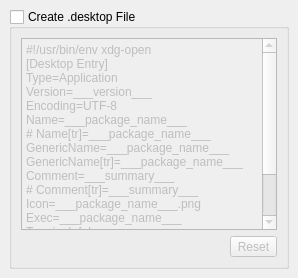
  <widget class="QDockWidget" name="dw_desktop">
   <property name="windowTitle">
    <string>Desktop File</string>
   </property>
   <attribute name="dockWidgetArea">
    <number>2</number>
   </attribute>
   <widget class="QWidget" name="dockWidgetContents_3">
    <layout class="QGridLayout" name="gridLayout_7">
     <item row="0" column="0">
      <widget class="QGroupBox" name="gb_create_desktop">
       <property name="title">
        <string>Create .desktop File</string>
       </property>
       <property name="checkable">
        <bool>true</bool>
       </property>
       <property name="checked">
        <bool>false</bool>
       </property>
       <layout class="QGridLayout" name="gridLayout_5">
        <item row="0" column="0" colspan="2">
         <widget class="QPlainTextEdit" name="pte_desktop">
          <property name="toolTip">
           <string>Underscored words will replace with proper values.</string>
          </property>
          <property name="statusTip">
           <string>Underscored words will replace with proper values.</string>
          </property>
          <property name="lineWrapMode">
           <enum>QPlainTextEdit::NoWrap</enum>
          </property>
          <property name="plainText">
           <string notr="true">#!/usr/bin/env xdg-open
[Desktop Entry]
Type=Application
Version=___version___
Encoding=UTF-8
Name=___package_name___
# Name[tr]=___package_name___
GenericName=___package_name___
GenericName[tr]=___package_name___
Comment=___summary___
# Comment[tr]=___summary___
Icon=___package_name___.png
Exec=___package_name___
Terminal=false
StartupNotify=false
Categories=Application;</string>
          </property>
         </widget>
        </item>
        <item row="1" column="1">
         <widget class="QToolButton" name="tb_desktop_reset">
          <property name="text">
           <string>Reset</string>
          </property>
         </widget>
        </item>
        <item row="1" column="0">
         <spacer name="horizontalSpacer">
          <property name="orientation">
           <enum>Qt::Horizontal</enum>
          </property>
          <property name="sizeHint" stdset="0">
           <size>
            <width>40</width>
            <height>20</height>
           </size>
          </property>
         </spacer>
        </item>
       </layout>
      </widget>
     </item>
    </layout>
   </widget>
  </widget>
